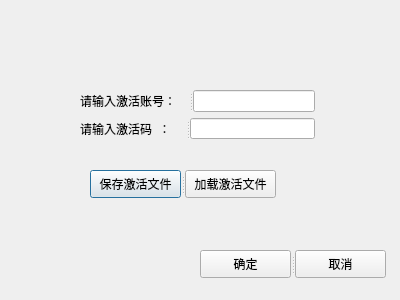
<?xml version="1.0" encoding="UTF-8"?>
<ui version="4.0">
 <class>InitTrack</class>
 <widget class="QDialog" name="InitTrack">
  <property name="geometry">
   <rect>
    <x>0</x>
    <y>0</y>
    <width>400</width>
    <height>300</height>
   </rect>
  </property>
  <property name="windowTitle">
   <string>Dialog</string>
  </property>
  <widget class="QWidget" name="">
   <property name="geometry">
    <rect>
     <x>80</x>
     <y>90</y>
     <width>235</width>
     <height>49</height>
    </rect>
   </property>
   <layout class="QVBoxLayout" name="verticalLayout">
    <item>
     <widget class="QSplitter" name="splitter_2">
      <property name="orientation">
       <enum>Qt::Horizontal</enum>
      </property>
      <widget class="QLabel" name="label">
       <property name="text">
        <string>请输入激活账号：</string>
       </property>
      </widget>
      <widget class="QLineEdit" name="AccountEdit"/>
     </widget>
    </item>
    <item>
     <widget class="QSplitter" name="splitter">
      <property name="orientation">
       <enum>Qt::Horizontal</enum>
      </property>
      <widget class="QLabel" name="label_2">
       <property name="text">
        <string>请输入激活码  ：</string>
       </property>
      </widget>
      <widget class="QLineEdit" name="PasswordEdit"/>
     </widget>
    </item>
   </layout>
  </widget>
  <widget class="QSplitter" name="splitter_3">
   <property name="geometry">
    <rect>
     <x>90</x>
     <y>170</y>
     <width>186</width>
     <height>28</height>
    </rect>
   </property>
   <property name="orientation">
    <enum>Qt::Horizontal</enum>
   </property>
   <widget class="QPushButton" name="SaveFileButton">
    <property name="text">
     <string>保存激活文件</string>
    </property>
   </widget>
   <widget class="QPushButton" name="LoadFileButton">
    <property name="text">
     <string>加载激活文件</string>
    </property>
   </widget>
  </widget>
  <widget class="QSplitter" name="splitter_4">
   <property name="geometry">
    <rect>
     <x>200</x>
     <y>250</y>
     <width>186</width>
     <height>28</height>
    </rect>
   </property>
   <property name="orientation">
    <enum>Qt::Horizontal</enum>
   </property>
   <widget class="QPushButton" name="OkButton">
    <property name="text">
     <string>确定</string>
    </property>
   </widget>
   <widget class="QPushButton" name="pushButton_2">
    <property name="text">
     <string>取消</string>
    </property>
   </widget>
  </widget>
 </widget>
 <resources/>
 <connections/>
</ui>
